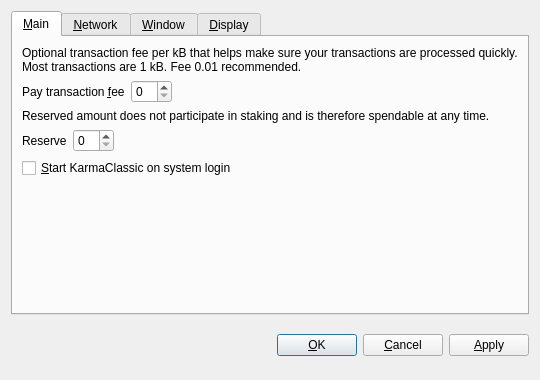
<?xml version="1.0" encoding="UTF-8"?>
<ui version="4.0">
 <class>OptionsDialog</class>
 <widget class="QDialog" name="OptionsDialog">
  <property name="geometry">
   <rect>
    <x>0</x>
    <y>0</y>
    <width>540</width>
    <height>380</height>
   </rect>
  </property>
  <property name="windowTitle">
   <string>Options</string>
  </property>
  <property name="modal">
   <bool>true</bool>
  </property>
  <layout class="QVBoxLayout" name="verticalLayout">
   <item>
    <widget class="QTabWidget" name="tabWidget">
     <property name="tabPosition">
      <enum>QTabWidget::North</enum>
     </property>
     <property name="currentIndex">
      <number>0</number>
     </property>
     <widget class="QWidget" name="tabMain">
      <attribute name="title">
       <string>&amp;Main</string>
      </attribute>
      <layout class="QVBoxLayout" name="verticalLayout_Main">
       <item>
        <widget class="QLabel" name="transactionFeeInfoLabel">
         <property name="text">
          <string>Optional transaction fee per kB that helps make sure your transactions are processed quickly. Most transactions are 1 kB. Fee 0.01 recommended.</string>
         </property>
         <property name="textFormat">
          <enum>Qt::PlainText</enum>
         </property>
         <property name="wordWrap">
          <bool>true</bool>
         </property>
        </widget>
       </item>
       <item>
        <layout class="QHBoxLayout" name="horizontalLayoutFee">
         <item>
          <widget class="QLabel" name="transactionFeeLabel">
           <property name="text">
            <string>Pay transaction &amp;fee</string>
           </property>
           <property name="textFormat">
            <enum>Qt::PlainText</enum>
           </property>
           <property name="buddy">
            <cstring>transactionFee</cstring>
           </property>
          </widget>
         </item>
         <item>
          <widget class="BitcoinAmountField" name="transactionFee"/>
         </item>
         <item>
          <spacer name="horizontalSpacerFee">
           <property name="orientation">
            <enum>Qt::Horizontal</enum>
           </property>
           <property name="sizeHint" stdset="0">
            <size>
             <width>40</width>
             <height>20</height>
            </size>
           </property>
          </spacer>
         </item>
        </layout>
       </item>
       <item>
        <widget class="QLabel" name="reserveBalanceInfoLabel">
         <property name="text">
          <string>Reserved amount does not participate in staking and is therefore spendable at any time.</string>
         </property>
         <property name="textFormat">
          <enum>Qt::PlainText</enum>
         </property>
         <property name="wordWrap">
          <bool>true</bool>
         </property>
        </widget>
       </item>
       <item>
        <layout class="QHBoxLayout" name="horizontalLayoutReserveBalance">
         <item>
          <widget class="QLabel" name="reserveBalanceLabel">
           <property name="text">
            <string>Reserve</string>
           </property>
           <property name="textFormat">
            <enum>Qt::PlainText</enum>
           </property>
           <property name="buddy">
            <cstring>reserveBalance</cstring>
           </property>
          </widget>
         </item>
         <item>
          <widget class="BitcoinAmountField" name="reserveBalance"/>
         </item>
         <item>
          <spacer name="horizontalSpacerReserveBalance">
           <property name="orientation">
            <enum>Qt::Horizontal</enum>
           </property>
           <property name="sizeHint" stdset="0">
            <size>
             <width>40</width>
             <height>20</height>
            </size>
           </property>
          </spacer>
         </item>
        </layout>
       </item>
       <item>
        <widget class="QCheckBox" name="bitcoinAtStartup">
         <property name="toolTip">
          <string>Automatically start KarmaClassic after logging in to the system.</string>
         </property>
         <property name="text">
          <string>&amp;Start KarmaClassic on system login</string>
         </property>
        </widget>
       </item>
       <item>
        <spacer name="verticalSpacer_Main">
         <property name="orientation">
          <enum>Qt::Vertical</enum>
         </property>
         <property name="sizeHint" stdset="0">
          <size>
           <width>20</width>
           <height>40</height>
          </size>
         </property>
        </spacer>
       </item>
      </layout>
     </widget>
     <widget class="QWidget" name="tabNetwork">
      <attribute name="title">
       <string>&amp;Network</string>
      </attribute>
      <layout class="QVBoxLayout" name="verticalLayout_Network">
       <item>
        <widget class="QCheckBox" name="mapPortUpnp">
         <property name="toolTip">
          <string>Automatically open the KarmaClassic client port on the router. This only works when your router supports UPnP and it is enabled.</string>
         </property>
         <property name="text">
          <string>Map port using &amp;UPnP</string>
         </property>
        </widget>
       </item>
       <item>
        <widget class="QCheckBox" name="connectSocks">
         <property name="toolTip">
          <string>Connect to the KarmaClassic network through a SOCKS5 proxy (e.g. when connecting through Tor).</string>
         </property>
         <property name="text">
          <string>&amp;Connect through SOCKS5 proxy:</string>
         </property>
        </widget>
       </item>
       <item>
        <layout class="QHBoxLayout" name="horizontalLayout_Network">
         <item>
          <widget class="QLabel" name="proxyIpLabel">
           <property name="text">
            <string>Proxy &amp;IP:</string>
           </property>
           <property name="textFormat">
            <enum>Qt::PlainText</enum>
           </property>
           <property name="buddy">
            <cstring>proxyIp</cstring>
           </property>
          </widget>
         </item>
         <item>
          <widget class="QValidatedLineEdit" name="proxyIp">
           <property name="maximumSize">
            <size>
             <width>140</width>
             <height>16777215</height>
            </size>
           </property>
           <property name="toolTip">
            <string>IP address of the proxy (e.g. 127.0.0.1)</string>
           </property>
          </widget>
         </item>
         <item>
          <widget class="QLabel" name="proxyPortLabel">
           <property name="text">
            <string>&amp;Port:</string>
           </property>
           <property name="textFormat">
            <enum>Qt::PlainText</enum>
           </property>
           <property name="buddy">
            <cstring>proxyPort</cstring>
           </property>
          </widget>
         </item>
         <item>
          <widget class="QLineEdit" name="proxyPort">
           <property name="maximumSize">
            <size>
             <width>55</width>
             <height>16777215</height>
            </size>
           </property>
           <property name="toolTip">
            <string>Port of the proxy (e.g. 9050)</string>
           </property>
          </widget>
         </item>
         <item>
          <spacer name="horizontalSpacer_Network">
           <property name="orientation">
            <enum>Qt::Horizontal</enum>
           </property>
           <property name="sizeHint" stdset="0">
            <size>
             <width>40</width>
             <height>20</height>
            </size>
           </property>
          </spacer>
         </item>
        </layout>
       </item>
       <item>
        <spacer name="verticalSpacer_Network">
         <property name="orientation">
          <enum>Qt::Vertical</enum>
         </property>
         <property name="sizeHint" stdset="0">
          <size>
           <width>20</width>
           <height>40</height>
          </size>
         </property>
        </spacer>
       </item>
      </layout>
     </widget>
     <widget class="QWidget" name="tabWindow">
      <attribute name="title">
       <string>&amp;Window</string>
      </attribute>
      <layout class="QVBoxLayout" name="verticalLayout_Window">
       <item>
        <widget class="QCheckBox" name="minimizeToTray">
         <property name="toolTip">
          <string>Show only a tray icon after minimizing the window.</string>
         </property>
         <property name="text">
          <string>&amp;Minimize to the tray instead of the taskbar</string>
         </property>
        </widget>
       </item>
       <item>
        <widget class="QCheckBox" name="minimizeOnClose">
         <property name="toolTip">
          <string>Minimize instead of exit the application when the window is closed. When this option is enabled, the application will be closed only after selecting Quit in the menu.</string>
         </property>
         <property name="text">
          <string>M&amp;inimize on close</string>
         </property>
        </widget>
       </item>
       <item>
        <spacer name="verticalSpacer_Window">
         <property name="orientation">
          <enum>Qt::Vertical</enum>
         </property>
         <property name="sizeHint" stdset="0">
          <size>
           <width>20</width>
           <height>40</height>
          </size>
         </property>
        </spacer>
       </item>
      </layout>
     </widget>
     <widget class="QWidget" name="tabDisplay">
      <attribute name="title">
       <string>&amp;Display</string>
      </attribute>
      <layout class="QVBoxLayout" name="verticalLayout_Display">
       <item>
        <layout class="QHBoxLayout" name="horizontalLayout_1_Display">
         <item>
          <widget class="QLabel" name="langLabel">
           <property name="text">
            <string>User Interface &amp;language:</string>
           </property>
           <property name="textFormat">
            <enum>Qt::PlainText</enum>
           </property>
           <property name="buddy">
            <cstring>lang</cstring>
           </property>
          </widget>
         </item>
         <item>
          <widget class="QValueComboBox" name="lang">
           <property name="toolTip">
            <string>The user interface language can be set here. This setting will take effect after restarting KarmaClassic.</string>
           </property>
          </widget>
         </item>
        </layout>
       </item>
       <item>
        <layout class="QHBoxLayout" name="horizontalLayout_2_Display">
         <item>
          <widget class="QLabel" name="unitLabel">
           <property name="text">
            <string>&amp;Unit to show amounts in:</string>
           </property>
           <property name="textFormat">
            <enum>Qt::PlainText</enum>
           </property>
           <property name="buddy">
            <cstring>unit</cstring>
           </property>
          </widget>
         </item>
         <item>
          <widget class="QValueComboBox" name="unit">
           <property name="toolTip">
            <string>Choose the default subdivision unit to show in the interface and when sending coins.</string>
           </property>
          </widget>
         </item>
        </layout>
       </item>
       <item>
        <widget class="QCheckBox" name="coinControlFeatures">
         <property name="toolTip">
          <string>Whether to show coin control features or not.</string>
         </property>
         <property name="text">
          <string>Display coin &amp;control features (experts only!)</string>
         </property>
        </widget>
       </item>
       <item>
        <spacer name="verticalSpacer_Display">
         <property name="orientation">
          <enum>Qt::Vertical</enum>
         </property>
         <property name="sizeHint" stdset="0">
          <size>
           <width>20</width>
           <height>40</height>
          </size>
         </property>
        </spacer>
       </item>
      </layout>
     </widget>
    </widget>
   </item>
   <item>
    <layout class="QHBoxLayout" name="horizontalLayout_Buttons">
     <item>
      <spacer name="horizontalSpacer_1">
       <property name="orientation">
        <enum>Qt::Horizontal</enum>
       </property>
       <property name="sizeHint" stdset="0">
        <size>
         <width>40</width>
         <height>48</height>
        </size>
       </property>
      </spacer>
     </item>
     <item>
      <widget class="QLabel" name="statusLabel">
       <property name="font">
        <font>
         <weight>75</weight>
         <bold>true</bold>
        </font>
       </property>
       <property name="text">
        <string/>
       </property>
       <property name="textFormat">
        <enum>Qt::PlainText</enum>
       </property>
       <property name="wordWrap">
        <bool>true</bool>
       </property>
      </widget>
     </item>
     <item>
      <spacer name="horizontalSpacer_2">
       <property name="orientation">
        <enum>Qt::Horizontal</enum>
       </property>
       <property name="sizeHint" stdset="0">
        <size>
         <width>40</width>
         <height>48</height>
        </size>
       </property>
      </spacer>
     </item>
     <item>
      <widget class="QPushButton" name="okButton">
       <property name="text">
        <string>&amp;OK</string>
       </property>
      </widget>
     </item>
     <item>
      <widget class="QPushButton" name="cancelButton">
       <property name="text">
        <string>&amp;Cancel</string>
       </property>
       <property name="autoDefault">
        <bool>false</bool>
       </property>
      </widget>
     </item>
     <item>
      <widget class="QPushButton" name="applyButton">
       <property name="text">
        <string>&amp;Apply</string>
       </property>
       <property name="autoDefault">
        <bool>false</bool>
       </property>
      </widget>
     </item>
    </layout>
   </item>
  </layout>
 </widget>
 <customwidgets>
  <customwidget>
   <class>BitcoinAmountField</class>
   <extends>QSpinBox</extends>
   <header>bitcoinamountfield.h</header>
  </customwidget>
  <customwidget>
   <class>QValueComboBox</class>
   <extends>QComboBox</extends>
   <header>qvaluecombobox.h</header>
  </customwidget>
  <customwidget>
   <class>QValidatedLineEdit</class>
   <extends>QLineEdit</extends>
   <header>qvalidatedlineedit.h</header>
  </customwidget>
 </customwidgets>
 <resources/>
 <connections/>
</ui>
